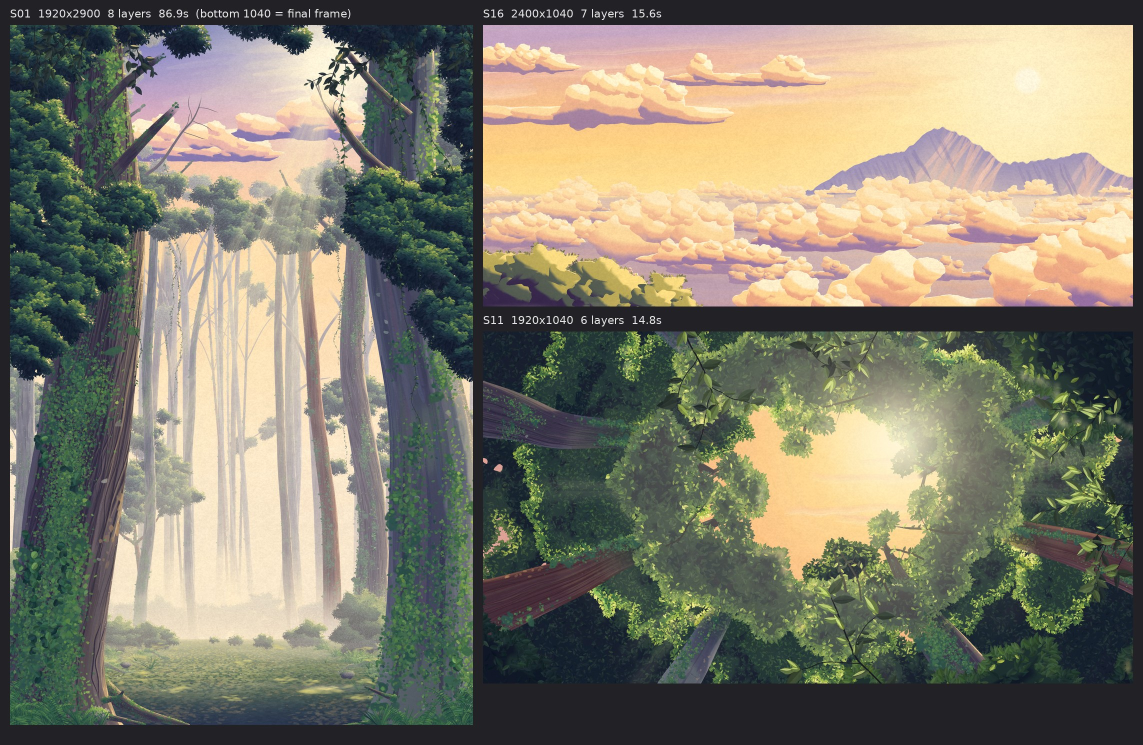
#> input picture awakening2/bg/contact_phase1.jpg, 2286 x 1490 px (shown at 1/2 size); its folder holds only this picture in this run
$ python -i comp.py   (imports and definitions only)
#> lines starting #> are read from the running program, lines starting #| are printed output that depends on the picture
#> further down, picture is the input picture: shape (1490, 2286, 3); mean B, G, R 108.3, 125.2, 128.9
"""comp.py - the 'photography' stage: multiplane backgrounds, cels, atmosphere,
light, grade and grain. Owns the final pixels.

Conventions: layers are straight-alpha float32 RGBA in memory unless noted;
`over()` takes premultiplied. Frame 1920x1040.
"""
import os, json, math
import numpy as np
import cv2
from PIL import Image

W, H = 1920, 1040
_CACHE = {}


# [14 lines left out: function load_rgba, not called in this run]


class Painting:
    """A multiplane background painting from the gouache engine (bg/<shot>/layers.json)."""
    # [6 lines left out: function __init__, not called in this run]

    def layer(self, name_or_idx):
        L = self.layers[name_or_idx] if isinstance(name_or_idx, int) else next(l for l in self.layers if l['name'] == name_or_idx)
        return L, load_rgba(os.path.join(self.folder, L['file']))

    # [12 lines left out: functions window, premul, not called in this run]


def over(dst, src):
    """premultiplied src over premultiplied dst"""
    return src + dst * (1 - src[..., 3:4])


def over_straight(dst_rgb, src, opacity=1.0):
    a = src[..., 3:4] * opacity
    return dst_rgb * (1 - a) + src[..., :3] * a


# [27 lines left out: functions light_from_screen, ground_shadow, not called in this run]


def blur(img, sigma):
    return cv2.GaussianBlur(img, (0, 0), sigma)


# [22 lines left out: functions light_wrap, blur_small, bloom, not called in this run]


def s_curve(x, c=1.12, pivot=0.48):
    x = np.clip(x, 0, 1)
    return np.where(x < pivot, pivot * (x / pivot) ** c, 1 - (1 - pivot) * ((1 - x) / (1 - pivot)) ** c)


# [23 lines left out: functions grade, vignette, not called in this run]


_GRAIN = {}


# [11 lines left out: function grain, not called in this run]


_PAPER = None


def paper(rgb, amount=0.025):
    """A fixed paper/gouache tooth texture over everything (multiplied lightly)."""
#> called with amount = 0.025
    global _PAPER
    if _PAPER is None or _PAPER.shape[:2] != rgb.shape[:2]:
        rng = np.random.default_rng(11)
        h, w = rgb.shape[:2]
#> h = 1490; w = 2286
        n = rng.normal(0, 1, (h, w)).astype(np.float32)
        p = blur(n, 0.8) * 0.6 + blur(n, 3.0) * 1.2 + blur(n, 12.0) * 2.0
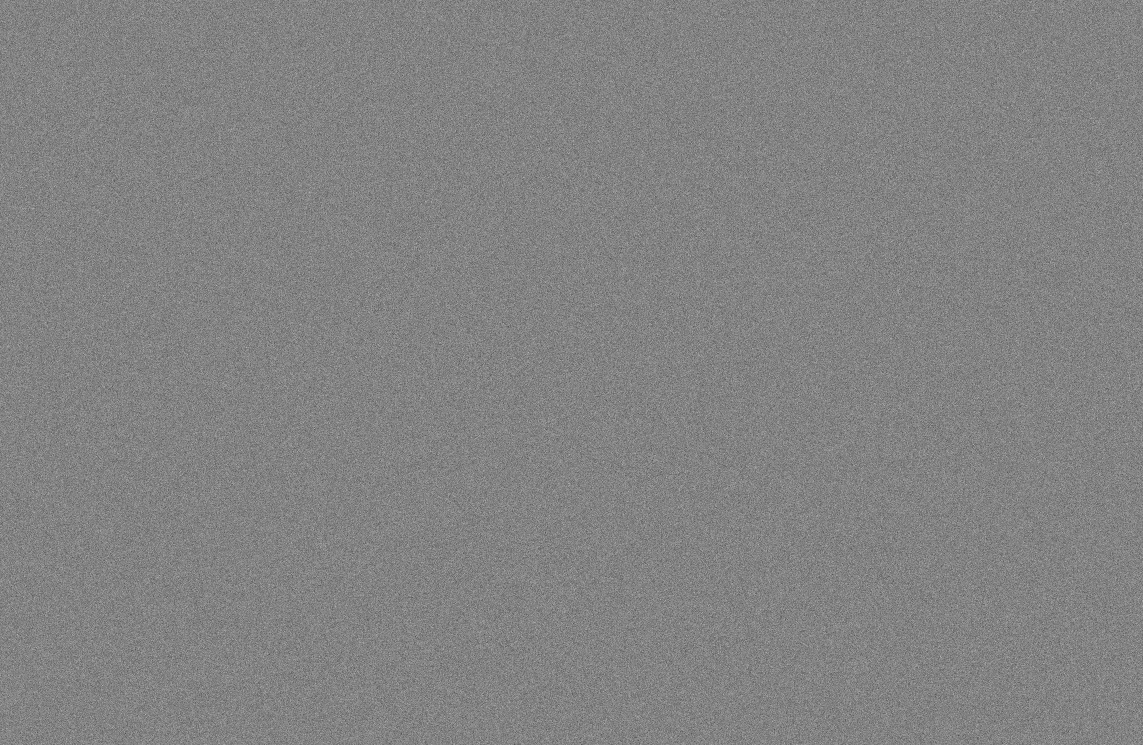
#> n: shape (1490, 2286) float32 (shown at 1/2 size); min -5.63, max 5.34, mean 0.00074; drawn with min black and max white
        _PAPER = (p / p.std()).astype(np.float32)
    return rgb * (1 + _PAPER[..., None] * amount)
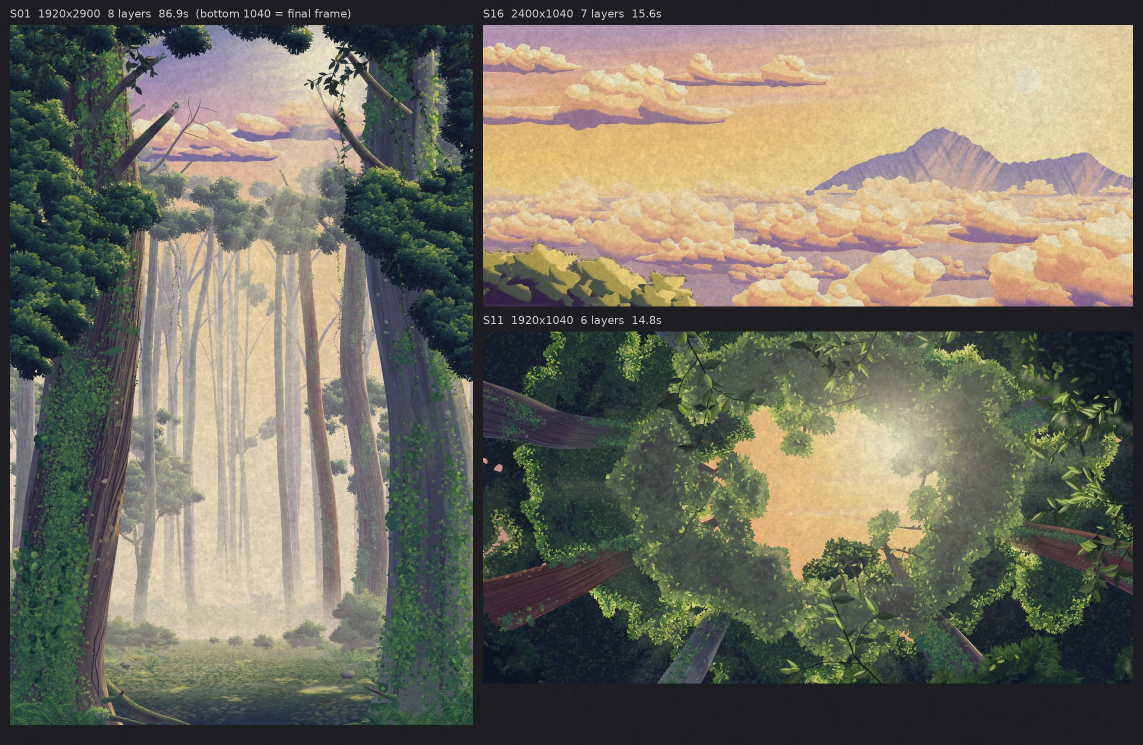
#> returned value: shape (1490, 2286, 3) float32 (shown at 1/2 size); mean of channels 0, 1, 2 107.7, 125, 128.9; drawn with min black and max white


# [8 lines left out: function finish, not called in this run]


def to_u8(rgb):
    return (np.clip(rgb, 0, 1) * 255 + 0.5).astype(np.uint8)

>>> import cv2
>>> picture = cv2.imread('../bg/contact_phase1.jpg')
>>> result = paper(picture)

$ run again, on awakening2/bg/contact_phase2.jpg
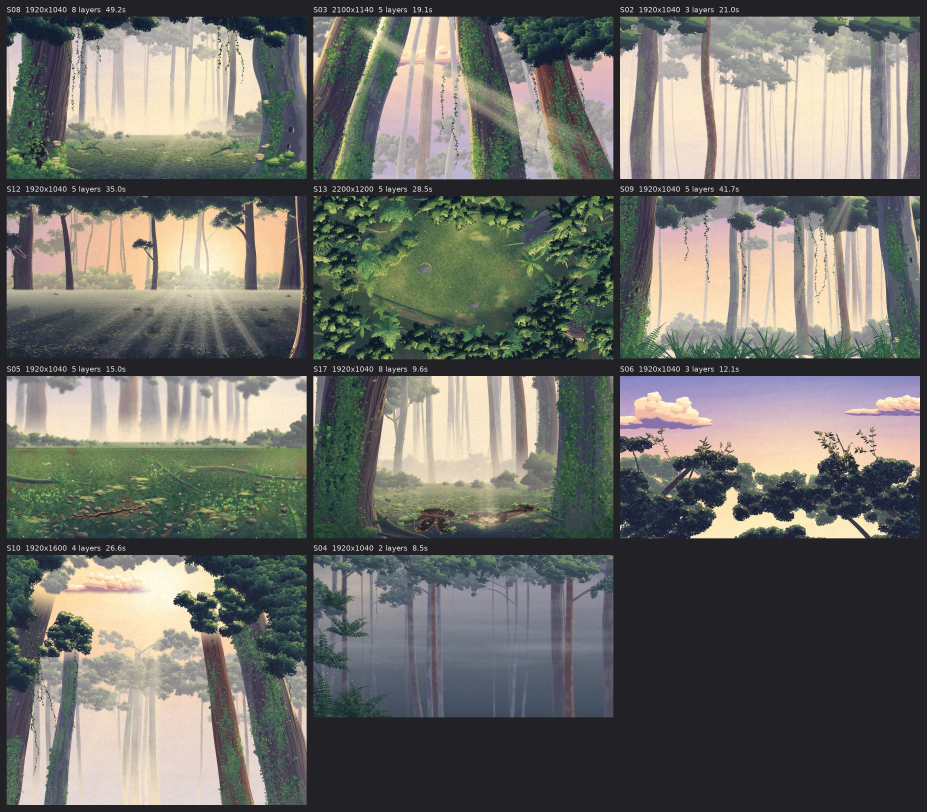
#> input picture awakening2/bg/contact_phase2.jpg, 2780 x 2435 px (shown at 1/3 size)
#> picture is the input picture: shape (2435, 2780, 3); mean B, G, R 103.7, 109.7, 109.6
#> in paper, `return rgb * (1 + _PAPER[..., None] * amount)`:
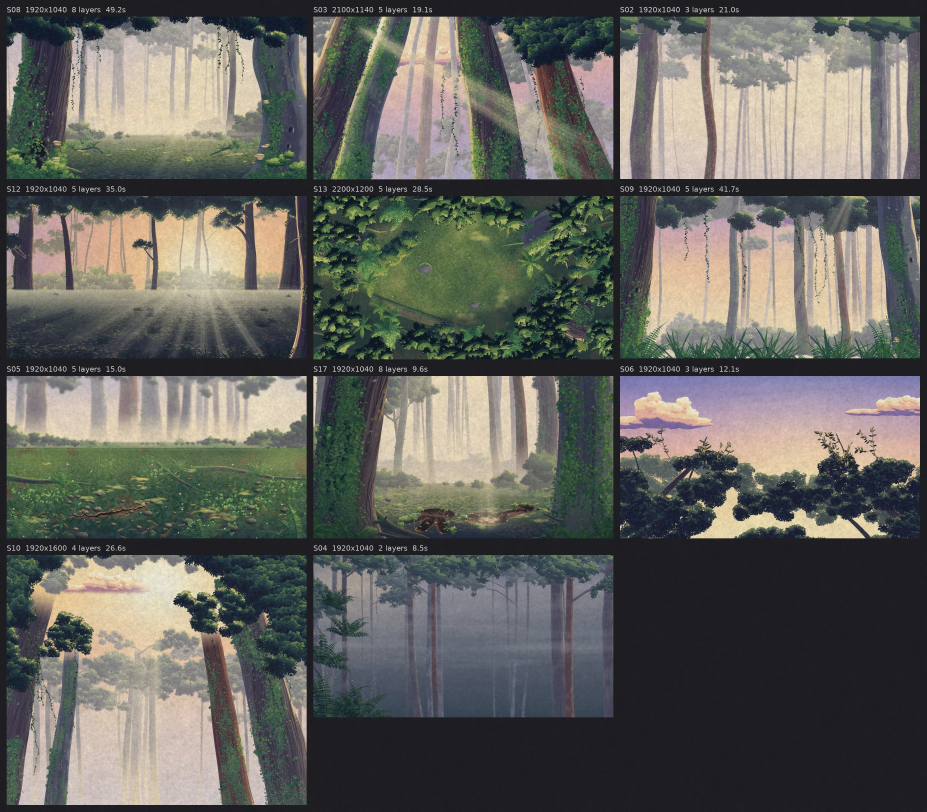
#> returned value: shape (2435, 2780, 3) float32 (shown at 1/3 size); mean of channels 0, 1, 2 106.6, 113.4, 114.9; drawn with min black and max white

$ run again, on awakening2/bg/contact_round4.jpg
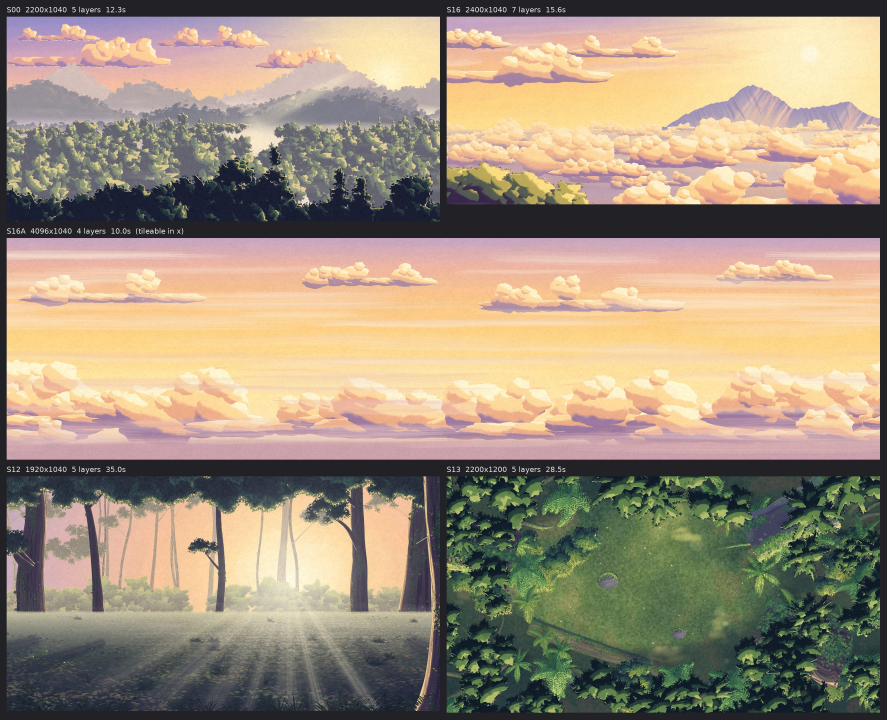
#> input picture awakening2/bg/contact_round4.jpg, 2660 x 2158 px (shown at 1/3 size)
#> picture is the input picture: shape (2158, 2660, 3); mean B, G, R 123.8, 144.5, 160
#> in paper, `return rgb * (1 + _PAPER[..., None] * amount)`:
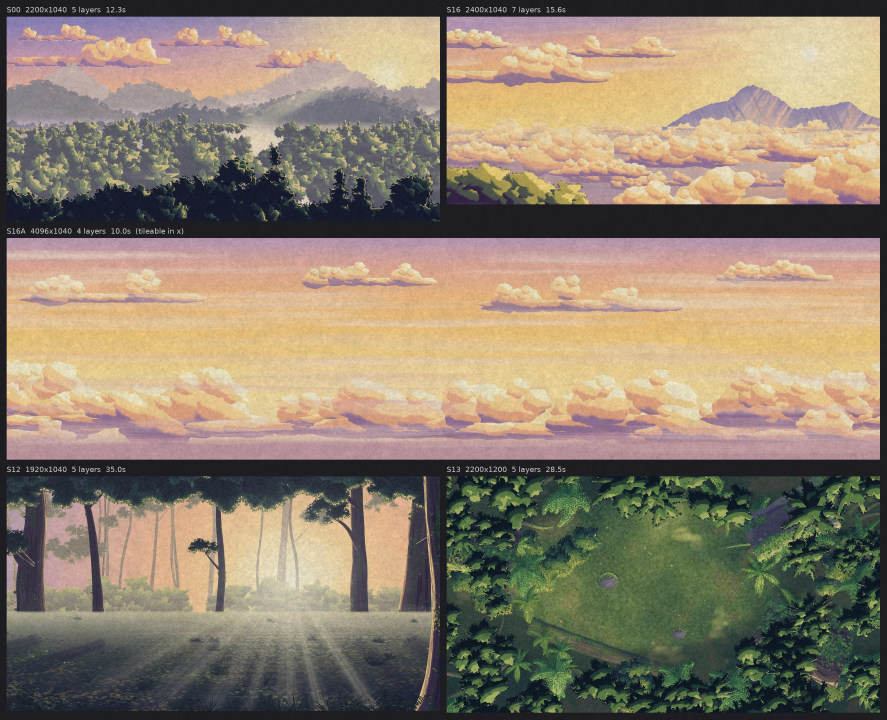
#> returned value: shape (2158, 2660, 3) float32 (shown at 1/3 size); mean of channels 0, 1, 2 123, 145.7, 162.5; drawn with min black and max white
